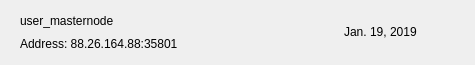
<?xml version="1.0" encoding="UTF-8"?>
<ui version="4.0">
 <class>MNRow</class>
 <widget class="QWidget" name="MNRow">
  <property name="geometry">
   <rect>
    <x>0</x>
    <y>0</y>
    <width>475</width>
    <height>65</height>
   </rect>
  </property>
  <property name="windowTitle">
   <string>Form</string>
  </property>
  <property name="styleSheet">
   <string notr="true"/>
  </property>
  <layout class="QVBoxLayout" name="verticalLayout_2">
   <property name="spacing">
    <number>0</number>
   </property>
   <property name="leftMargin">
    <number>20</number>
   </property>
   <property name="topMargin">
    <number>0</number>
   </property>
   <property name="rightMargin">
    <number>20</number>
   </property>
   <property name="bottomMargin">
    <number>0</number>
   </property>
   <item>
    <widget class="QFrame" name="frame_2">
     <property name="styleSheet">
      <string notr="true">border:none;</string>
     </property>
     <property name="frameShape">
      <enum>QFrame::StyledPanel</enum>
     </property>
     <property name="frameShadow">
      <enum>QFrame::Raised</enum>
     </property>
     <layout class="QHBoxLayout" name="horizontalLayout">
      <property name="leftMargin">
       <number>0</number>
      </property>
      <property name="rightMargin">
       <number>0</number>
      </property>
      <item>
       <widget class="QFrame" name="frame">
        <property name="styleSheet">
         <string notr="true">border:none;padding:0px;</string>
        </property>
        <property name="frameShape">
         <enum>QFrame::StyledPanel</enum>
        </property>
        <property name="frameShadow">
         <enum>QFrame::Raised</enum>
        </property>
        <layout class="QVBoxLayout" name="verticalLayout">
         <property name="spacing">
          <number>0</number>
         </property>
         <property name="leftMargin">
          <number>0</number>
         </property>
         <property name="topMargin">
          <number>0</number>
         </property>
         <property name="rightMargin">
          <number>0</number>
         </property>
         <property name="bottomMargin">
          <number>0</number>
         </property>
         <item>
          <widget class="QLabel" name="labelName">
           <property name="text">
            <string>user_masternode</string>
           </property>
          </widget>
         </item>
         <item>
          <widget class="QLabel" name="labelAddress">
           <property name="text">
            <string>Address: 88.26.164.88:35801</string>
           </property>
          </widget>
         </item>
        </layout>
       </widget>
      </item>
      <item>
       <spacer name="horizontalSpacer">
        <property name="orientation">
         <enum>Qt::Horizontal</enum>
        </property>
        <property name="sizeHint" stdset="0">
         <size>
          <width>40</width>
          <height>20</height>
         </size>
        </property>
       </spacer>
      </item>
      <item>
       <widget class="QLabel" name="labelDate">
        <property name="text">
         <string>Jan. 19, 2019</string>
        </property>
       </widget>
      </item>
      <item>
       <widget class="QPushButton" name="pushButtonMenu">
        <property name="focusPolicy">
         <enum>Qt::NoFocus</enum>
        </property>
        <property name="styleSheet">
         <string notr="true">border:none; background-color:transparent; padding:0px;</string>
        </property>
        <property name="text">
         <string/>
        </property>
        <property name="icon">
         <iconset>
          <normaloff>:/ic-menu-hover</normaloff>:/ic-menu-hover</iconset>
        </property>
        <property name="iconSize">
         <size>
          <width>24</width>
          <height>24</height>
         </size>
        </property>
       </widget>
      </item>
     </layout>
    </widget>
   </item>
   <item>
    <widget class="QLabel" name="lblDivisory">
     <property name="minimumSize">
      <size>
       <width>0</width>
       <height>1</height>
      </size>
     </property>
     <property name="maximumSize">
      <size>
       <width>16777215</width>
       <height>1</height>
      </size>
     </property>
     <property name="text">
      <string/>
     </property>
     <property name="alignment">
      <set>Qt::AlignBottom|Qt::AlignLeading|Qt::AlignLeft</set>
     </property>
    </widget>
   </item>
  </layout>
 </widget>
 <resources/>
 <connections/>
</ui>
